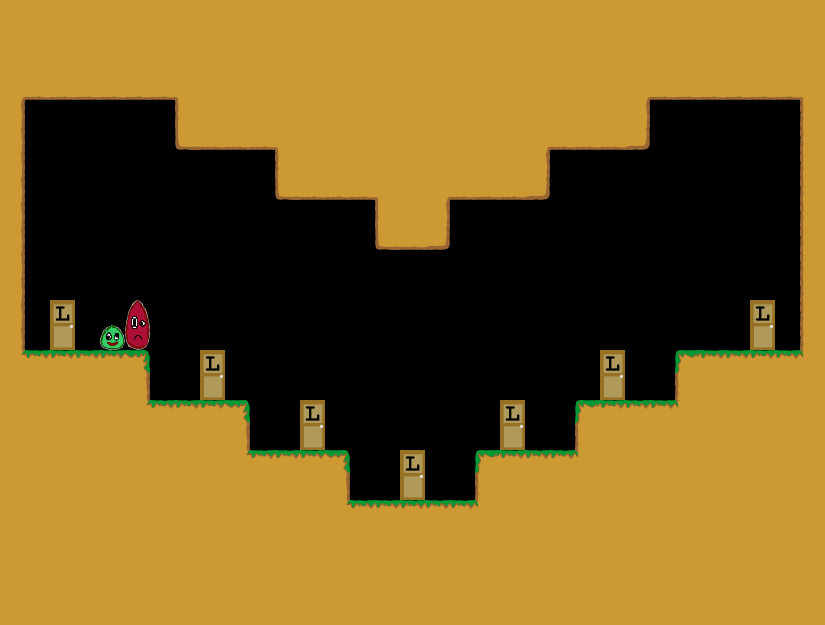

Below is a game level as drawn by its tile map, then a one-line description and the .tmx that defines it (tile-layer data replaced by summaries):
An orthogonal 33x25 tile map with 25x25 px tiles, 1 tile layer (Kachelebene 1).

<map version="1.0" orientation="orthogonal" width="33" height="25" tilewidth="25" tileheight="25">
 <tileset firstgid="1" name="Tileset" tilewidth="25" tileheight="25">
  <image source="../../../img/Tileset.png" width="400" height="250" />
 </tileset>
 <layer name="Kachelebene 1" width="33" height="25">
  <data>[825 cells, 520 non-empty, 18 distinct tile ids]</data>
 </layer>
</map>
